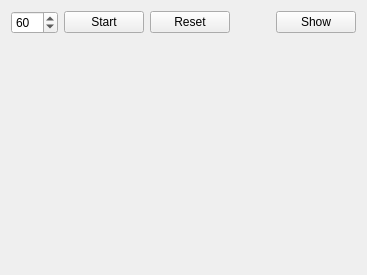
      <widget class="QWidget" name="tabCoutdown">
       <attribute name="title">
        <string>Countdown</string>
       </attribute>
       <layout class="QVBoxLayout" name="verticalLayout_4">
        <item>
         <layout class="QHBoxLayout" name="horizontalLayout_2">
          <item>
           <widget class="QSpinBox" name="spinBoxCountdown">
            <property name="maximum">
             <number>180</number>
            </property>
            <property name="value">
             <number>60</number>
            </property>
           </widget>
          </item>
          <item>
           <widget class="QPushButton" name="pushButtonStartCountdown">
            <property name="text">
             <string>Start</string>
            </property>
           </widget>
          </item>
          <item>
           <widget class="QPushButton" name="pushButtonCountdownReset">
            <property name="text">
             <string>Reset</string>
            </property>
           </widget>
          </item>
          <item>
           <spacer name="horizontalSpacer_4">
            <property name="orientation">
             <enum>Qt::Horizontal</enum>
            </property>
            <property name="sizeHint" stdset="0">
             <size>
              <width>40</width>
              <height>20</height>
             </size>
            </property>
           </spacer>
          </item>
          <item>
           <widget class="QPushButton" name="pushButtonShowCountdown">
            <property name="text">
             <string>Show</string>
            </property>
           </widget>
          </item>
         </layout>
        </item>
        <item>
         <spacer name="verticalSpacer_3">
          <property name="orientation">
           <enum>Qt::Vertical</enum>
          </property>
          <property name="sizeHint" stdset="0">
           <size>
            <width>20</width>
            <height>230</height>
           </size>
          </property>
         </spacer>
        </item>
       </layout>
      </widget>
